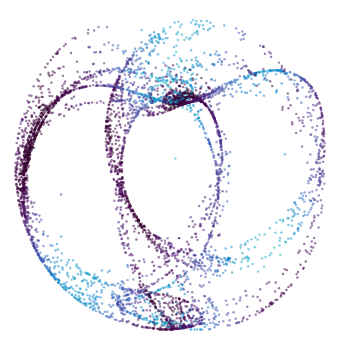

Vega-Lite specification for this chart:
### Vega-Lite specification from a JSON file in a GitHub repository (floating-point values rounded to 4 significant figures; data arrays with more than 128 entries replaced by an {"elided": "..."} marker saying what was removed)
{"background": null, "config": {"arc": {"fill": "#DBDBDB", "fillOpacity": 1.0, "innerRadius": 40.0, "padAngle": 0.03, "stroke": "black", "strokeOpacity": 1, "strokeWidth": 0.25}, "area": {"fill": "#DBDBDB", "fillOpacity": 1.0, "stroke": "black", "strokeOpacity": 1, "strokeWidth": 0.25}, "axis": {"domain": true, "domainCap": "round", "domainColor": "black", "domainWidth": 0.25, "grid": false, "gridCap": "round", "gridColor": "#F1F1F1", "gridDash": [0, 0], "gridOpacity": 1.0, "gridWidth": 0.25, "labelColor": "black", "labelFont": "Helvetica Neue, HelveticaNeue, Helvetica, Arial, sans-serif", "labelFontSize": 7, "labelFontStyle": "normal", "labelFontWeight": 400, "offset": 4.5, "ticks": true, "tickCap": "round", "tickColor": "black", "tickRound": false, "tickSize": 3, "tickWidth": 0.25, "titleColor": "black", "titleFont": "Helvetica Neue, HelveticaNeue, Helvetica, Arial, sans-serif", "titleFontSize": 7, "titleFontStyle": "normal", "titleFontWeight": 400}, "axisX": {"domain": true, "labelAlign": "center", "labelAngle": 0, "labels": true, "ticks": true, "translate": 0}, "axisY": {"domain": true, "labelAlign": "right", "labelAngle": 0, "labels": true, "ticks": true, "translate": 0}, "axisRight": {"domain": true, "labelAlign": "left", "labelAngle": 0, "labels": true, "ticks": true, "translate": 0}, "axisTop": {"domain": true, "labelAlign": "center", "labelAngle": 0, "labels": true, "ticks": true, "translate": 0}, "axisBand": {"tickOffset": 0}, "bar": {"fill": "#DBDBDB", "fillOpacity": 1.0, "stroke": "black", "strokeOpacity": 1, "strokeWidth": 0.25}, "boxplot": {"size": 14.4, "ticks": {"cornerRadius": 0.25, "fill": "black", "opacity": 1, "size": 7.2, "thickness": 0.25}, "box": {"fillOpacity": 1.0, "stroke": "black", "strokeOpacity": 1, "strokeWidth": 0.25}, "median": {"cornerRadius": 0, "fill": "black", "fillOpacity": 1.0, "opacity": 1, "size": 14.4, "thickness": 0.25}, "rule": {"fill": "black", "fillOpacity": 1.0, "size": 16.0, "stroke": "black", "strokeDash": [0, 0], "strokeOpacity": 1, "strokeWidth": 0.25}, "outliers": {"color": "black", "fill": "black", "fillOpacity": 1.0, "size": 0, "stroke": "black", "strokeOpacity": 1, "strokeWidth": 0.25}}, "circle": {"fill": "black", "fillOpacity": 1.0, "size": 2.0, "stroke": null, "strokeOpacity": 1, "strokeWidth": 0.25}, "errorband": {"band": {"fillOpacity": 0.6, "stroke": null, "strokeWidth": 0.25, "strokeOpacity": 1}, "borders": {"opacity": 0, "strokeOpacity": 0.25, "strokeWidth": 1}}, "errorbar": {"opacity": 1, "rule": {"strokeDash": [0, 0], "strokeWidth": 0.25}, "ticks": {"color": "black", "cornerRadius": 0.125, "opacity": 1, "size": 9.6, "thickness": 0.25}, "thickness": 0.25}, "font": "Helvetica Neue, HelveticaNeue, Helvetica, Arial, sans-serif", "geoshape": {"fill": "#DBDBDB", "fillOpacity": 1.0, "stroke": "black", "strokeOpacity": 1, "strokeWidth": 0.25}, "header": {"labelColor": "black", "labelFont": "Helvetica Neue, HelveticaNeue, Helvetica, Arial, sans-serif", "labelFontSize": 7, "labelFontStyle": "normal", "labelFontWeight": 400, "titleColor": "black", "titleFont": "Helvetica Neue, HelveticaNeue, Helvetica, Arial, sans-serif", "titleFontSize": 7, "titleFontStyle": "normal", "titleFontWeight": 400, "titlePadding": 0}, "legend": {"disable": false, "offset": 4.5, "titlePadding": 4, "labelOffset": 2, "gradientLabelOffset": 2, "gradientLength": 80.0, "gradientThickness": 8.0, "gradientOpacity": 1.0, "gradientStrokeColor": "black", "gradientStrokeWidth": 0.25, "labelColor": "black", "labelFont": "Helvetica Neue, HelveticaNeue, Helvetica, Arial, sans-serif", "labelFontSize": 7, "labelFontStyle": "normal", "labelFontWeight": 400, "strokeColor": "black", "strokeWidth": 0, "symbolSize": 42, "symbolStrokeColor": "black", "symbolStrokeWidth": 0.25, "titleColor": "black", "titleFont": "Helvetica Neue, HelveticaNeue, Helvetica, Arial, sans-serif", "titleFontSize": 7, "titleFontStyle": "normal", "titleFontWeight": 400}, "line": {"color": "black", "stroke": "black", "strokeCap": "butt", "strokeDash": [0, 0], "strokeOpacity": 1, "strokeWidth": 0.5}, "point": {"filled": true, "fill": "#DBDBDB", "fillOpacity": 1.0, "size": 8.0, "stroke": "black", "strokeOpacity": 1, "strokeWidth": 0.25}, "range": {"category": ["#5CA7B1", "#B7D0EE", "#B7B3E4", "#B3DAB5", "#F5E1B3", "#3D727B", "#809DC7", "#867DAC", "#80A988", "#CBB17A", "#204148", "#546B94", "#584C77", "#507B5F", "#9D824D"], "diverging": {"scheme": ["#6F572A", "#876E43", "#9E875F", "#B5A17F", "#CABBA2", "#DCD6CC", "#F4F1E9", "#C9D7DA", "#9DBFC6", "#78A5AF", "#558B96", "#36717C", "#1A5762"]}, "heatmap": {"scheme": ["#32022B", "#43044D", "#4C196E", "#4D338C", "#484DA6", "#3A68BB", "#1D83CA", "#1D9CCB", "#23B5C9", "#28CDC5", "#4DE0B4", "#91EE9F"]}, "ordinal": {"scheme": ["#F1F1F1", "#DBDBDB", "#C6C6C6", "#B2B2B2", "#9D9D9D", "#898989", "#767676", "#636363", "#515151", "#404040", "#2F2F2F", "#1F1F1F"]}, "ramp": {"scheme": ["#32022B", "#43044D", "#4C196E", "#4D338C", "#484DA6", "#3A68BB", "#1D83CA", "#1D9CCB", "#23B5C9", "#28CDC5", "#4DE0B4", "#91EE9F"]}}, "rule": {"color": "black", "stroke": "black", "strokeCap": "round", "strokeDash": [2, 2], "strokeOpacity": 1, "strokeWidth": 0.25}, "scale": {"bandPaddingInner": 0.1, "bandPaddingOuter": 0.1, "round": false}, "rect": {"fill": "#DBDBDB", "fillOpacity": 1.0, "stroke": "black", "strokeOpacity": 1, "strokeWidth": 0.25}, "square": {"fill": "#DBDBDB", "fillOpacity": 1.0, "size": 16.0, "stroke": "black", "strokeOpacity": 1, "strokeWidth": 0.25}, "text": {"color": "black", "font": "Helvetica Neue, HelveticaNeue, Helvetica, Arial, sans-serif", "fontSize": 7, "fontStyle": "normal", "fontWeight": 400}, "tick": {"color": "black", "cornerRadius": 0.125, "opacity": 1.0, "size": 14.4, "thickness": 0.25}, "title": {"anchor": "middle", "frame": "group", "color": "black", "font": "Helvetica Neue, HelveticaNeue, Helvetica, Arial, sans-serif", "fontSize": 7, "fontStyle": "normal", "fontWeight": 400, "subtitleColor": "black", "subtitleFont": "Helvetica Neue, HelveticaNeue, Helvetica, Arial, sans-serif", "subtitleFontSize": "Helvetica Neue, HelveticaNeue, Helvetica, Arial, sans-serif", "subtitleFontStyle": "normal", "subtitleFontWeight": 400}, "trail": {"color": "black", "opacity": 1, "size": 0.5}, "view": {"continuousWidth": 160, "continuousHeight": 160, "discreteWidth": 160, "discreteHeight": 160, "fill": null, "stroke": null, "strokeWidth": 0.25}}, "data": {"name": "data-44b1e97552df226df318dbc6550839f0"}, "mark": {"type": "circle", "opacity": 0.55, "size": 1.5}, "encoding": {"color": {"field": "speed", "legend": null, "title": null, "type": "quantitative"}, "x": {"axis": null, "field": "x", "type": "quantitative"}, "y": {"axis": null, "field": "y", "type": "quantitative"}}, "view": {"stroke": null}, "$schema": "https://vega.github.io/schema/vega-lite/v6.4.1.json", "datasets": {"data-44b1e97552df226df318dbc6550839f0": {"elided": "5000 records"}}}
